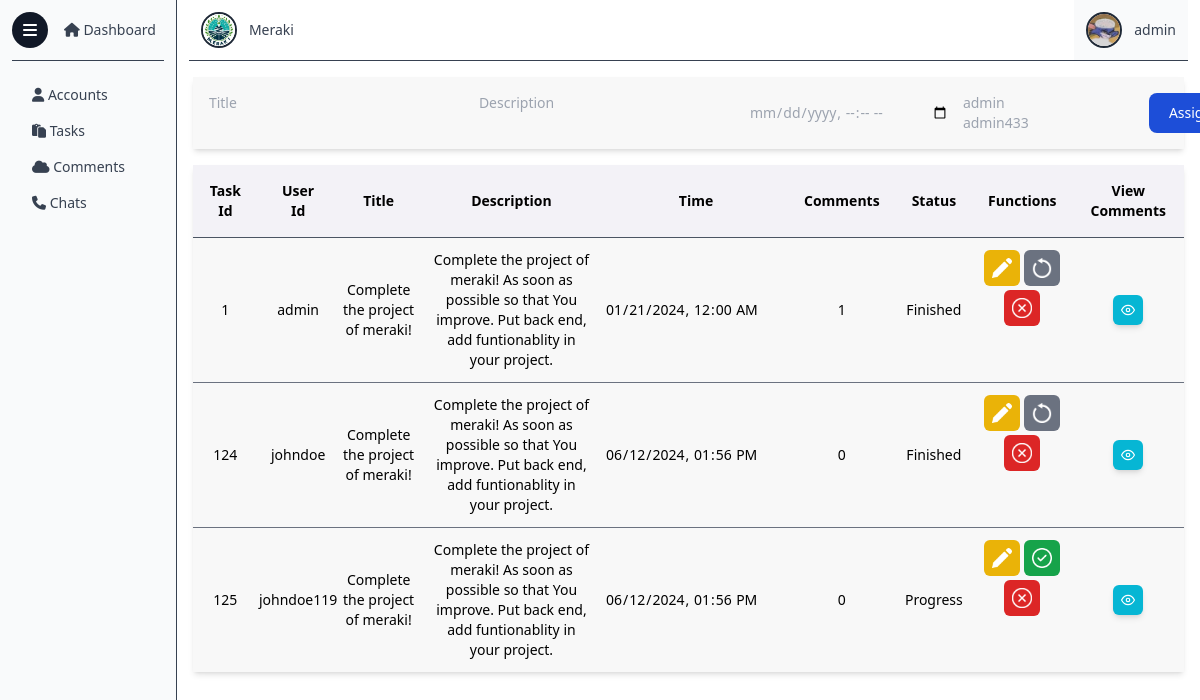
Page /tasks.php (signed in) on the committed database.
### tables this page shows
CREATE TABLE `users` (
  `id` varchar(30) NOT NULL,
  `name` varchar(30) NOT NULL,
  `email` varchar(30) NOT NULL,
  `pass` text NOT NULL,
  `img` text NOT NULL,
  `status` int(1) NOT NULL,
  `admin` int(11) NOT NULL DEFAULT 0,
  `active` int(11) NOT NULL DEFAULT 1
);

CREATE TABLE `tasks` (
  `id` varchar(30) NOT NULL,
  `task_id` int(11) NOT NULL,
  `task_title` varchar(50) NOT NULL,
  `task_desc` varchar(300) NOT NULL,
  `task_time` text NOT NULL,
  `task_status` varchar(10) NOT NULL DEFAULT 'progress'
);

### tasks.php (the view, shortened to what this page needs)
<?php
$user_id = $_SESSION["id"];
include ("partials/_dbconnect.php");
$sql = "SELECT * FROM `tasks`";
$stmt = mysqli_prepare($conn, $sql);
mysqli_stmt_execute($stmt);
$result = mysqli_stmt_get_result($stmt);
?>
<!DOCTYPE html>
<html lang="en">
<head>
    <link href="../side/style.css" rel="stylesheet">
</head>
<body class="open-sans bg-white">
    <div class="absolute top-3 left-3 z-30">
        <button class="bg-gray-900 w-9 h-9 grid place-items-center p-2 rounded-full" class="button"
            onclick="displayMenu()">
            <i class="fas fa-bars text-base text-white"></i>
        </button>
    </div>
    <div class="flex z-20 overflow-y-hidden max-h-screen">
        <?php
        include ("dashboard/_sidemenu.php");
        ?>
        <div class="overflow-y-scroll hide-scrollbar w-full">
            <header class="flex justify-between items-center mx-3">
                <a href="/" class="dashboard-link flex items-center space-x-3 p-3">
                    <img src="images/logo.jpg" alt="" class="h-9 w-9 rounded-full border-2 border-gray-800">
                    <p class="text-gray-700 text-sm">Meraki</p>
                </a>
                <a href="p" class="flex items-center space-x-3 p-3 bg-gray-50">
                    <?php
                    $sql = "SELECT * FROM `users` WHERE `id` = ?";
                    $stmt = mysqli_prepare($conn, $sql);
                    mysqli_stmt_bind_param($stmt, "s", $user_id);
                    mysqli_execute($stmt);
                    $result2 = mysqli_stmt_get_result($stmt);
                    $row2 = mysqli_fetch_assoc($result2);
                    echo '<img src="profile/images/' . $row2["img"] . '" alt="" class="h-9 w-9 rounded-full border-2 border-gray-800">
                    <p class="text-gray-700 text-sm">' . $row2["name"] . '</p>
                    ';
                    ?>
                </a>
            </header>
            <hr class="mx-3 border-t border-gray-700">
            <div class="m-4 bg-white rounded-md container min-w-[calc(100%-32px)] text-sm max-w-[calc(100%-32px)] space-y-4">
                <form class="w-full shadow-md bg-[#F8F8F8] flex justify-between items-center"
                    action="dashboard/_assign" method="post">
                    <div class="flex m-4 space-x-3">
                        <textarea name="title" class="bg-transparent outline-none resize-none hide-scrollbar"
                            placeholder="Title" rows="2" cols="30" minlength="10" required></textarea>
                        <textarea name="desc" class="bg-transparent outline-none resize-none hide-scrollbar"
                            placeholder="Description" rows="2" cols="30" minlength="30" required></textarea>
                        <input type="datetime-local" name="time"
                            class="bg-transparent outline-none border-none text-gray-400"
                            oninput="this.style.color='black'" required>
                        <select name="users[]"
                            class="bg-transparent outline-none min-w-40 text-gray-400 hide-scrollbar" size="2" multiple
                            required>
                            <?php
                            $sql = "SELECT * FROM `users`";
                            $stmt = mysqli_prepare($conn, $sql);
                            mysqli_stmt_execute($stmt);
                            $result2 = mysqli_stmt_get_result($stmt);
                            while ($row = mysqli_fetch_assoc($result2)) {
                                echo '<option value="' . $row["id"] . '">' . $row["id"] . '</option>';
                            }
                            ?>
                        </select>
                    </div>
                    <button type="Submit"
                        class="text-white bg-blue-700 hover:bg-blue-800 focus:ring-4 focus:outline-none focus:ring-blue-300 font-medium rounded-lg text-sm px-5 py-2.5 text-center m-3">Assign</button>
                </form>
                <table class="w-full shadow-md">
                    <thead>
                        <tr class="border-b-gray-600 border-b bg-[#F3F2F7]">
                            <th scope="col" class="p-4">Task Id</th>
                            <th scope="col" class="p-4">User Id</th>
                            <th scope="col" class="p-4">Title</th>
                            <th scope="col" class="p-4">Description</th>
                            <th scope="col" class="p-4">Time</th>
                            <th scope="col" class="p-4">Comments</th>
                            <th scope="col" class="p-4">Status</th>
                            <th scope="col" class="p-4">Functions</th>
                            <th scope="col" class="p-4">View Comments</th>
                        </tr>
                    </thead>
                    <tbody>
                        <?php
                        $i = 1;
                        while ($row = mysqli_fetch_assoc($result)) {
                            $task_id = $row["task_id"];
                            $user_id = $row["id"];
                            $title = $row["task_title"];
                            $desc = $row["task_desc"];
                            $sql = "SELECT * FROM `comments` WHERE `task_id` = '$task_id'";
                            $stmt = mysqli_prepare($conn, $sql);
                            mysqli_stmt_execute($stmt);
                            $result2 = mysqli_stmt_get_result($stmt);
                            $num = mysqli_num_rows($result2);
                            echo '<tr class="border-b-gray-500 border-b bg-[#F8F8F8] last:border-b-0">
                            <td class="text-center py-3">' . $task_id . '</td>
                            <td class="text-center py-3">' . $row["id"] . '</td>
                            <td class="text-center py-3">' . $title . '</td>
                            <td class="text-center py-3 px-3">' . $desc . '</td>
                            <td class="text-center py-3">
                                <input type="datetime-local" class="bg-transparent hide-cal py-3 outline-none border-none" value="' . $row["task_time"] . '" readonly>
                            </td>
                            <td class="text-center py-3">' . $num . '</td>
                            <td class="text-center py-3 capitalize">' . $row["task_status"] . '</td>
                            <td class="text-center py-3 space-y-1 grid place-items-center">
                                <div class="flex space-x-1">
                                <button data-modal-target="edit-modal-' . $i . '" data-modal-toggle="edit-modal-' . $i . '" href="" class="rounded-md bg-yellow-500 hover:bg-yellow-600 p-2">
                                    <img class="invert w-5" src="../images/edit.png" alt="edit">
                                </button>';
                            if ($row["task_status"] == "progress") {
                                echo '<a href="dashboard/_mark?id=' . $user_id . '&task=' . $task_id . '&mark=finished" class="rounded-md bg-green-600 hover:bg-green-700 p-2">
                                    <img class="invert w-5" src="../images/finish.png" alt="finish">
                                </a>';
                            } else if ($row["task_status"] == "finished") {
                                echo '<a href="dashboard/_mark?id=' . $user_id . '&task=' . $task_id . '&mark=progress" class="rounded-md bg-gray-500 hover:bg-gray-600 p-2">
                                    <img class="invert w-5" src="../images/restore.png" alt="restore">
                                </a>';
                            }
                            echo '</div>
                                <a href="dashboard/_delete?id=' . $user_id . '&task=' . $task_id . '" class="rounded-md bg-red-600 hover:bg-red-700 p-2">
                                    <img class="invert w-5" src="../images/delete.png" alt="delete">
                                </a>
                            </td>
                            <td class="py-3 relative">
                                <button class="absolute left-1/2 top-1/2 -translate-y-1/2 -translate-x-1/2 flex items-center p-2 text-white bg-cyan-500 shadow-md hover:bg-cyan-400 rounded-md"
                                onclick="window.location.assign(`comments?taskid=' . $task_id . '&userid=' . $user_id . '`)">
                                    <svg xmlns="http://www.w3.org/2000/svg" width="14" height="14" viewBox="0 0 24 24" fill="none"
                                    stroke="currentColor" stroke-width="2" stroke-linecap="round" stroke-linejoin="round"
                                    class="feather feather-eye">
                                    <path d="M1 12s4-8 11-8 11 8 11 8-4 8-11 8-11-8-11-8z"></path>
                                    <circle cx="12" cy="12" r="3"></circle>
                                    </svg>
                                </button>
                            </td>
                            </tr>';
                            $i++;
                        }
                        ?>
                    </tbody>
                </table>
            </div>
        </div>
    </div>
</body>
</html>

### dashboard/_sidemenu.php
<div class="menu-container flex flex-col no-scrollbar z-20">
<div
    class="menu w-full overflow-hidden min-h-screen overflow-y-scroll no-scrollbar bg-gray-50 border-r border-gray-700">
    <div class="flex items-center">
        <a href="dashboard.php"
            class="whitespace-nowrap block text-gray-700 p-2 m-3 rounded-md text-sm text-center hover:text-black ml-14"><i
                class="fa fa-house text-gray-700"></i> Dashboard</a>
    </div>
    <hr class="mx-3 border-t border-gray-700">
    <div class="space-y-4 my-6 flex flex-col">
        <a href="dashboard.php" class="whitespace-nowrap block text-gray-700 rounded-md text-sm pl-8 hover:text-black"><i
                class="fa fa-user text-gray-700"></i> Accounts</a>
        <a href="tasks" class="whitespace-nowrap block text-gray-700 rounded-md text-sm pl-8 hover:text-black"><i
                class="fa fa-clipboard text-gray-700"></i> Tasks</a>
        <a href="comments" class="whitespace-nowrap block text-gray-700 rounded-md text-sm pl-8 hover:text-black"><i
                class="fa fa-cloud text-gray-700"></i> Comments</a>
        <a href="chat" class="whitespace-nowrap block text-gray-700 rounded-md text-sm pl-8 hover:text-black"><i
                class="fa fa-phone text-gray-700"></i> Chats</a>
    </div>
</div>
</div>

### rows in the picture
users: img (picture), name "admin"
tasks: task_id "1", id "admin", task_title "Complete the project of meraki!", task_desc "Complete the project of meraki! As soon as possible so that You improve. Put back end, add funtionablity in your project.", task_time "01/21/2024 00:00", num "1", task_status "Finished"
tasks: task_id "124", id "johndoe", task_title "Complete the project of meraki!", task_desc "Complete the project of meraki! As soon as possible so that You improve. Put back end, add funtionablity in your project.", task_time "06/12/2024 13:56", num "0", task_status "Finished"
tasks: task_id "125", id "johndoe119", task_title "Complete the project of meraki!", task_desc "Complete the project of meraki! As soon as possible so that You improve. Put back end, add funtionablity in your project.", task_time "06/12/2024 13:56", num "0", task_status "Progress"
